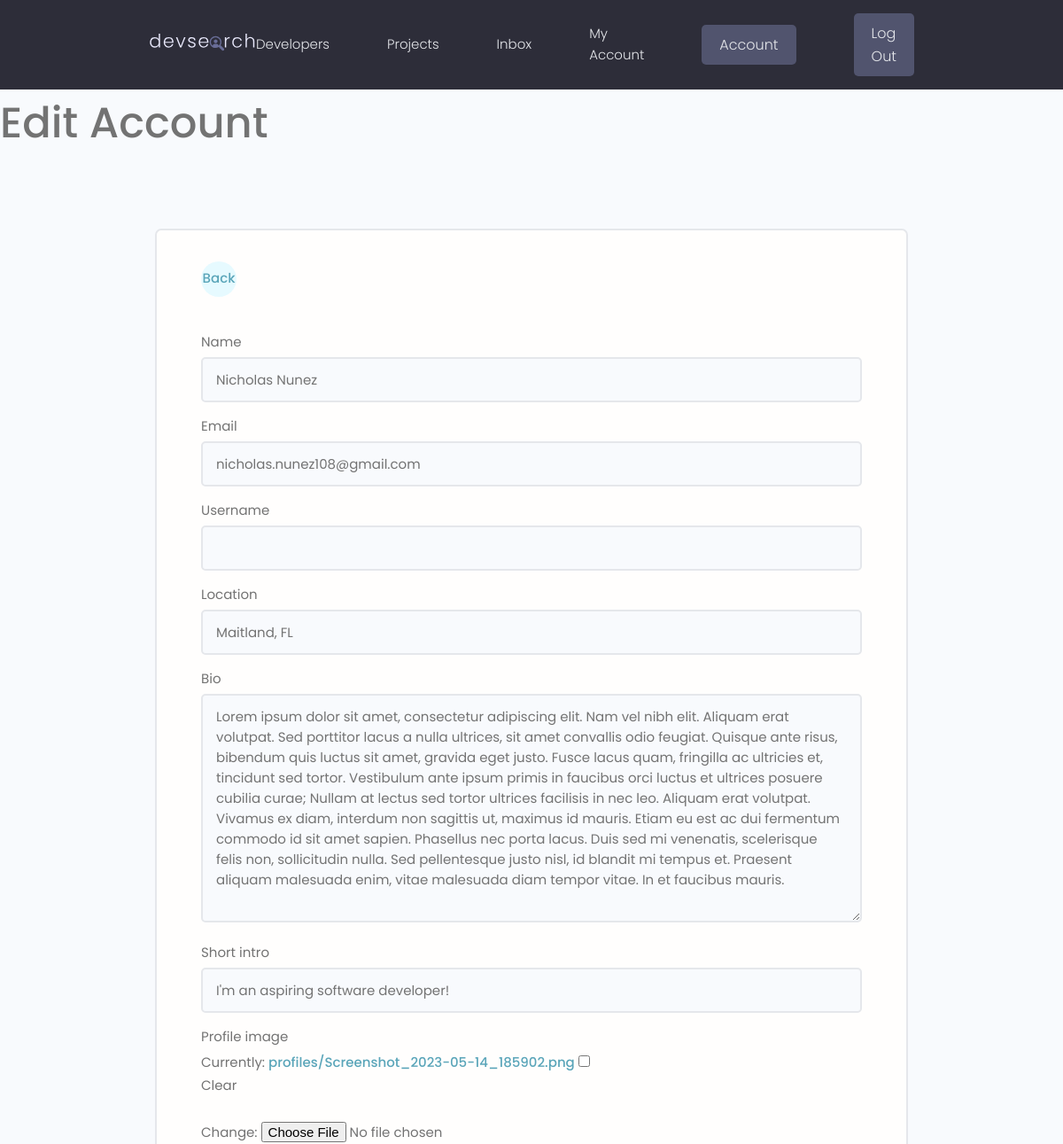
The app's page /edit-account/ (signed in, upper part), older data.
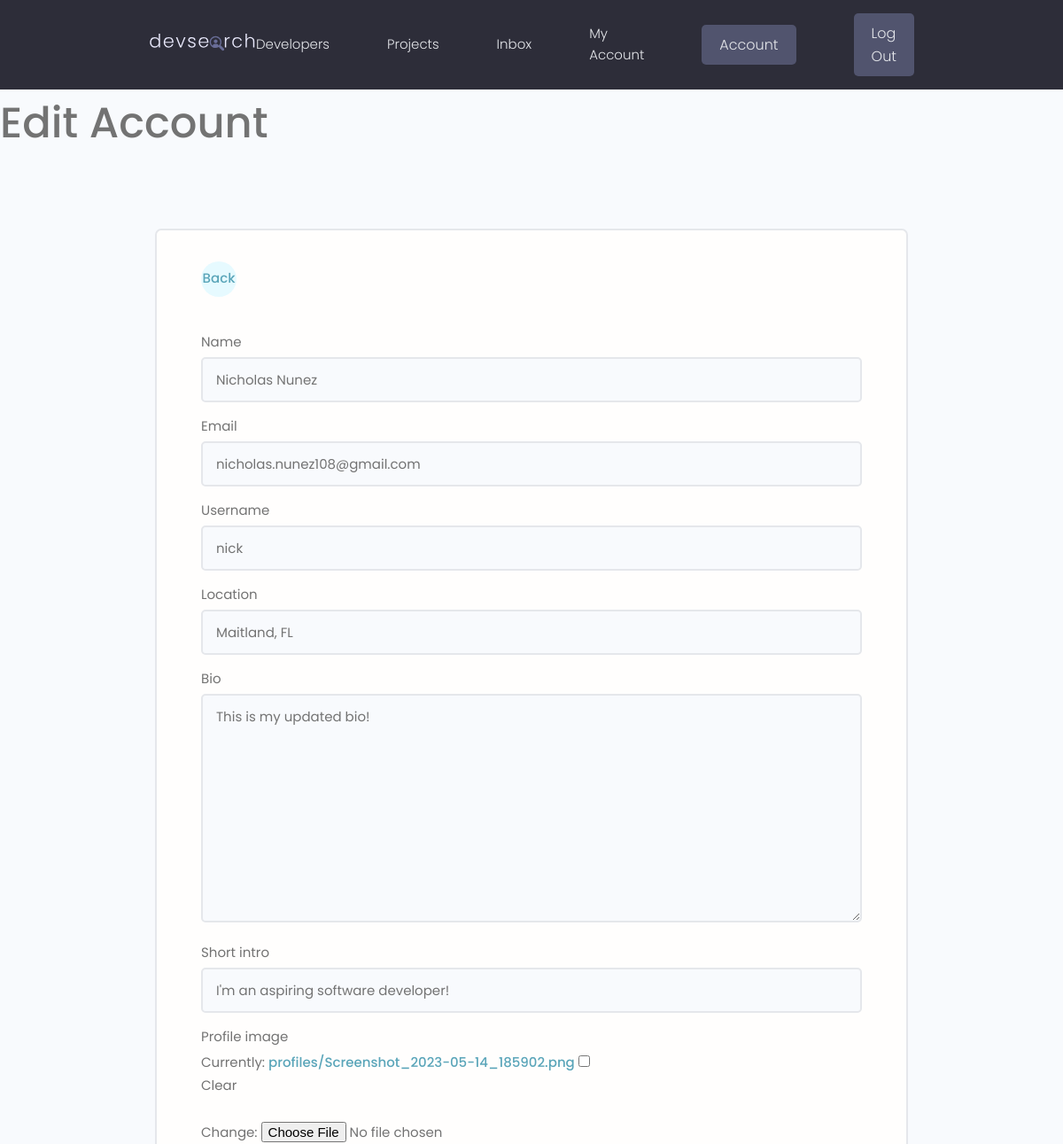
The same page, newer data.
### users/models.py (models this page shows, shortened)
class Profile(models.Model):
    user = models.OneToOneField(User, on_delete=models.CASCADE, null=True, blank=True)
    name = models.CharField(max_length=200, null=True, blank=True)
    email = models.EmailField(max_length=500, null=True, blank=True)
    username = models.CharField(max_length=200, null=True, blank=True)
    location = models.CharField(max_length=200, null=True, blank=True)
    short_intro = models.CharField(max_length=500, null=True, blank=True)
    bio = models.TextField(null=True, blank=True)
    profile_image = models.ImageField(null=True, blank=True, upload_to='profiles/', default='profiles/user-default.png')
    social_github = models.CharField(max_length=200, null=True, blank=True)
    social_twitter = models.CharField(max_length=200, null=True, blank=True)
    social_stackoverflow = models.CharField(max_length=200, null=True, blank=True)
    social_linkedin = models.CharField(max_length=200, null=True, blank=True)
    social_youtube = models.CharField(max_length=200, null=True, blank=True)
    social_website = models.CharField(max_length=200, null=True, blank=True)
    created = models.DateTimeField(auto_now_add=True)
    id = models.UUIDField(default=uuid.uuid4, unique=True, primary_key=True, editable=False)

### users/views.py (the view)
# urls.py: path('edit-account/', views.editAccount, name="edit-account"),
@login_required(login_url='login')
def editAccount(request):
    profile = request.user.profile
    form = ProfileForm(instance=profile)
    if request.method == 'POST':
        form = ProfileForm(request.POST, request.FILES, instance=profile)
        if form.is_valid():
            form.save()
            return redirect('account')
    context = {'form':form}
    return render(request, 'users/profile_form.html', context)

### users/forms.py
class ProfileForm(ModelForm):
    class Meta:
        model = Profile
        fields = ['name', 'email', 'username', 'location', 'bio', 'short_intro', 'profile_image',
                  'social_github', 'social_linkedin', 'social_twitter', 'social_youtube',
                  'social_website', 'social_stackoverflow']
    def __init__(self, *args, **kwargs):
        super(ProfileForm, self).__init__(*args, **kwargs) # Inherit from the ProjectForm class
        for name, field in self.fields.items():
            field.widget.attrs.update({'class':'input'})

### users/templates/users/profile_form.html (shortened to what this page needs)
{% extends 'main.html' %}
{% block content %}
<h1>Edit Account</h1>
<main class="formPage my-xl">
    <div class="content-box">
        <div class="formWrapper">
            <a class="backButton" href="{% url 'account' %}">Back</a>
            <br>
            <form action="{% url 'edit-account' %}" method="POST" enctype="multipart/form-data">
                {% for field in form %}
                <div class="form__field">
                    <label for="formInput#text">{{ field.label }}</label>
                    {{ field }}
                </div>
                {% endfor %}
            </form>
        </div>
    </div>
</main>
{% endblock content %}

Row changes from the older to the newer data that the page shows:
changed Profile "Nicholas Nunez": username (not shown) → "nick"; bio "Lorem ipsum dolor sit amet, consectetur adipiscing elit. Nam vel nibh elit. Aliquam erat volutpat. Sed porttitor lacus a nulla ultrices, sit amet convallis odio feugiat. Quisque ante risus, bibendum quis luctus sit amet, gravida eget justo. Fusce lacus quam, fringilla ac ultricies et, tincidunt sed tortor. Vestibulum ante ipsum primis in faucibus orci luctus et ultrices posuere cubilia curae; Nullam at lectus sed tortor ultrices facilisis in nec leo. Aliquam erat volutpat. Vivamus ex diam, interdum non sagittis ut, maximus id mauris. Etiam eu est ac dui fermentum commodo id sit amet sapien. Phasellus nec porta lacus. Duis sed mi venenatis, scelerisque felis non, sollicitudin nulla. Sed…" → "This is my updated bio!"
